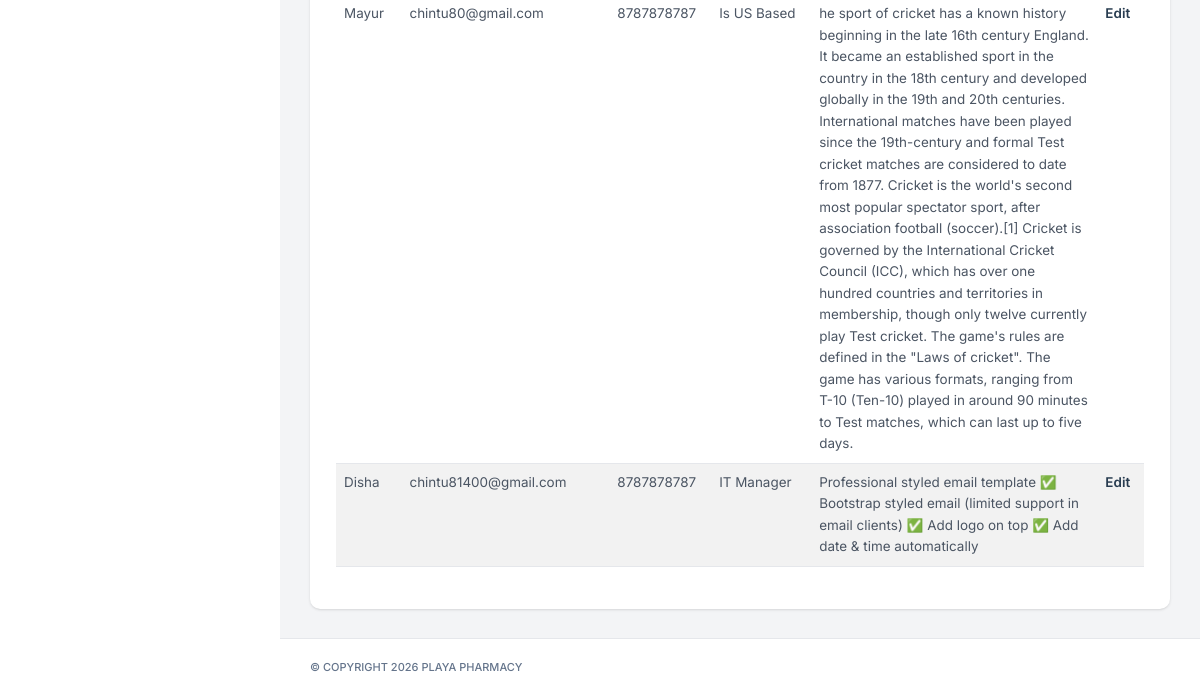
Before: /dashboard_admin/request_call/ (lower part) with the older database file.
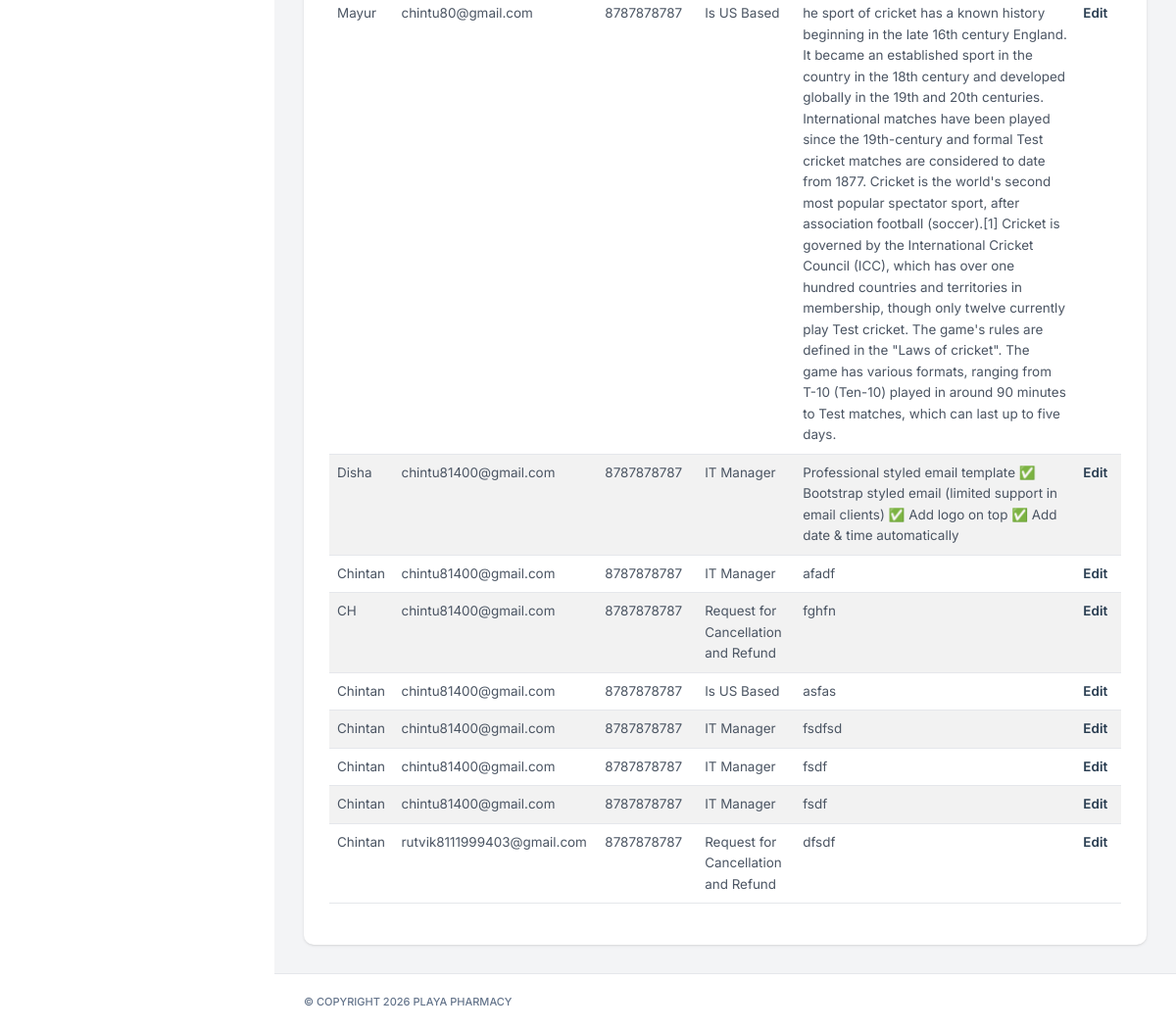
After: the same page with the newer database file.
### be_myplaya/models.py (models this page shows, shortened)
class RequestCall(models.Model):
    fullname = models.CharField(max_length=100)
    email = models.EmailField()
    phone_number = models.CharField(max_length=15)
    subject = models.CharField(max_length=200)
    message = models.TextField()
    class Meta:
        verbose_name = "Request Call"
        verbose_name_plural = "Request Call"

### be_myplaya/views.py (the view)
# urls.py: path('dashboard_admin/request_call/', views.request_call, name="request_call"),
def request_call(request):
    data = RequestCall.objects.all()
    return render(request, 'Dashboard_Playa/Request_Call_Patient.html', {'data':data})

### templates/Dashboard_Playa/Request_Call_Patient.html (shortened to what this page needs)
{% load static %}
<!DOCTYPE html>
<html lang="zxx">
<head>
    <link rel="stylesheet" type="text/css" href="{% static 'assets/css/bootstrap.min.css' %}">
    <link rel="stylesheet" type="text/css" href="{% static 'assets/vendors/css/vendors.min.css' %}">
    <link rel="stylesheet" type="text/css" href="{% static 'assets/css/theme.min.css' %}">
    <link rel="stylesheet" href="https://cdn.datatables.net/2.3.7/css/dataTables.bootstrap5.css" />
    <link rel="stylesheet" href="https://cdn.datatables.net/2.3.7/css/dataTables.dataTables.css" />
</head>
<body>
    <nav class="nxl-navigation">
    </nav>
    <main class="nxl-container">
        <div class="nxl-content">
            <div class="main-content">
                <div class="row">
                    <div class="col-xxl-12">
                        <div class="card stretch stretch-full">
                            <div class="card-body custom-card-action">
                                <table id="example" class="table table-striped">
                                    <tbody>
                                        {% for a in data %}
                                        <tr>
                                            <td> {{a.fullname}} </td>
                                            <td> {{a.email}} </td>
                                            <td> {{a.phone_number}} </td>
                                            <td> {{a.subject}} </td>
                                            <td> {{a.message}} </td>
                                            <td>
                                                <a href="{% url 'edit_request_call' a.pk %}">Edit</a>
                                            </td>
                                        </tr>
                                        {% endfor %}
                                    </tbody>
                                </table>
                            </div>
                        </div>
                    </div>
                </div>
            </div>
        </div>
        <footer class="footer">
            <p class="fs-11 text-muted fw-medium text-uppercase mb-0 copyright">
                <span>© Copyright </span>
                <span> Playa Pharmacy</span>
            </p>
        </footer>
    </main>
</body>
</html>

Changed rows visible on the page:
added RequestCall: fullname "Chintan", email "chintu81400@gmail.com", phone_number "8787878787", subject "IT Manager", message "afadf"
added RequestCall: fullname "CH", email "chintu81400@gmail.com", phone_number "8787878787", subject "Request for Cancellation and Refund", message "fghfn"
added RequestCall: fullname "Chintan", email "chintu81400@gmail.com", phone_number "8787878787", subject "Is US Based", message "asfas"
added RequestCall: fullname "Chintan", email "chintu81400@gmail.com", phone_number "8787878787", subject "IT Manager", message "fsdfsd"
added RequestCall: fullname "Chintan", email "chintu81400@gmail.com", phone_number "8787878787", subject "IT Manager", message "fsdf"
added RequestCall: fullname "Chintan", email "chintu81400@gmail.com", phone_number "8787878787", subject "IT Manager", message "fsdf"
added RequestCall: fullname "Chintan", email "rutvik8111999403@gmail.com", phone_number "8787878787", subject "Request for Cancellation and Refund", message "dfsdf"
